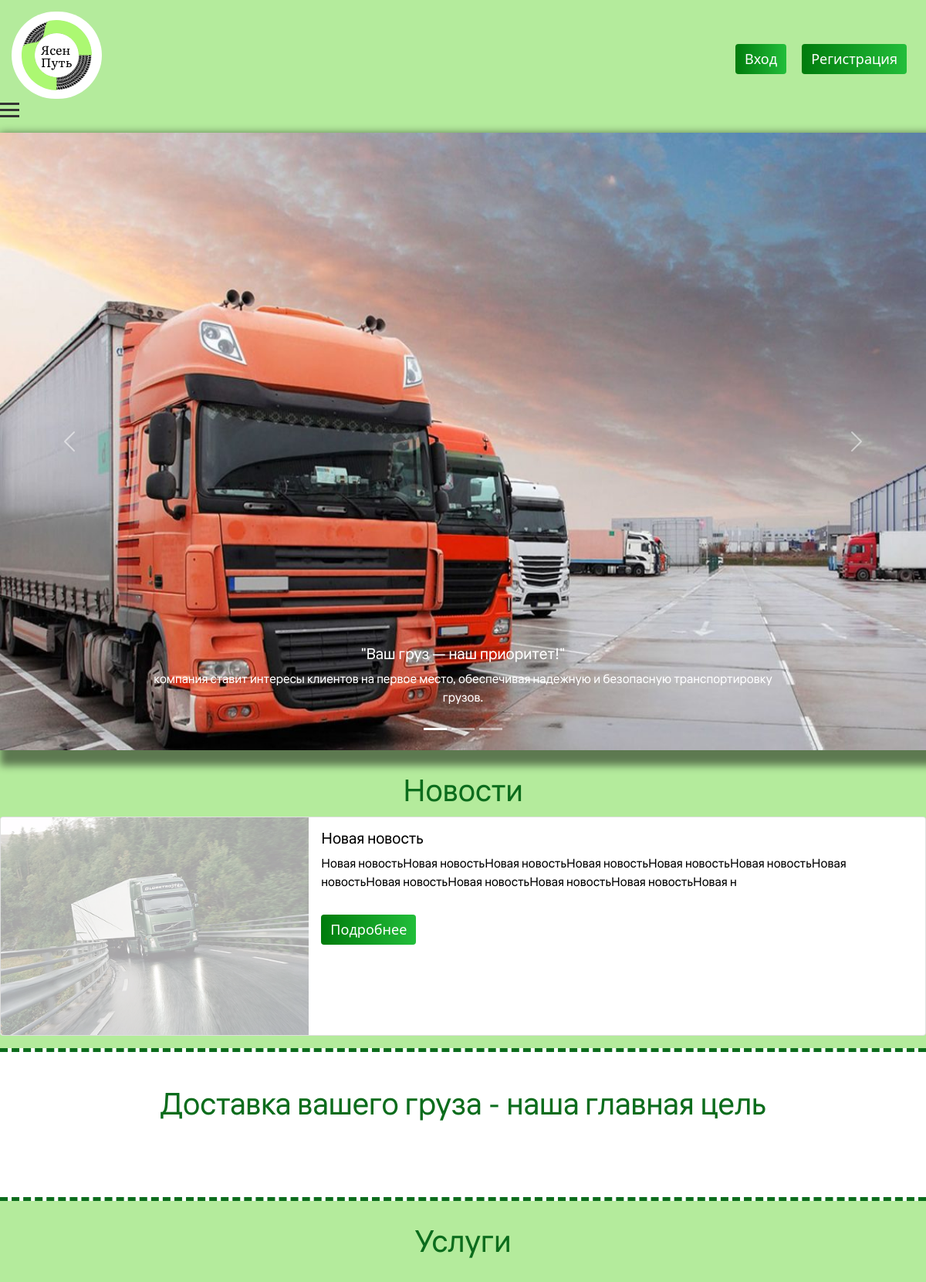
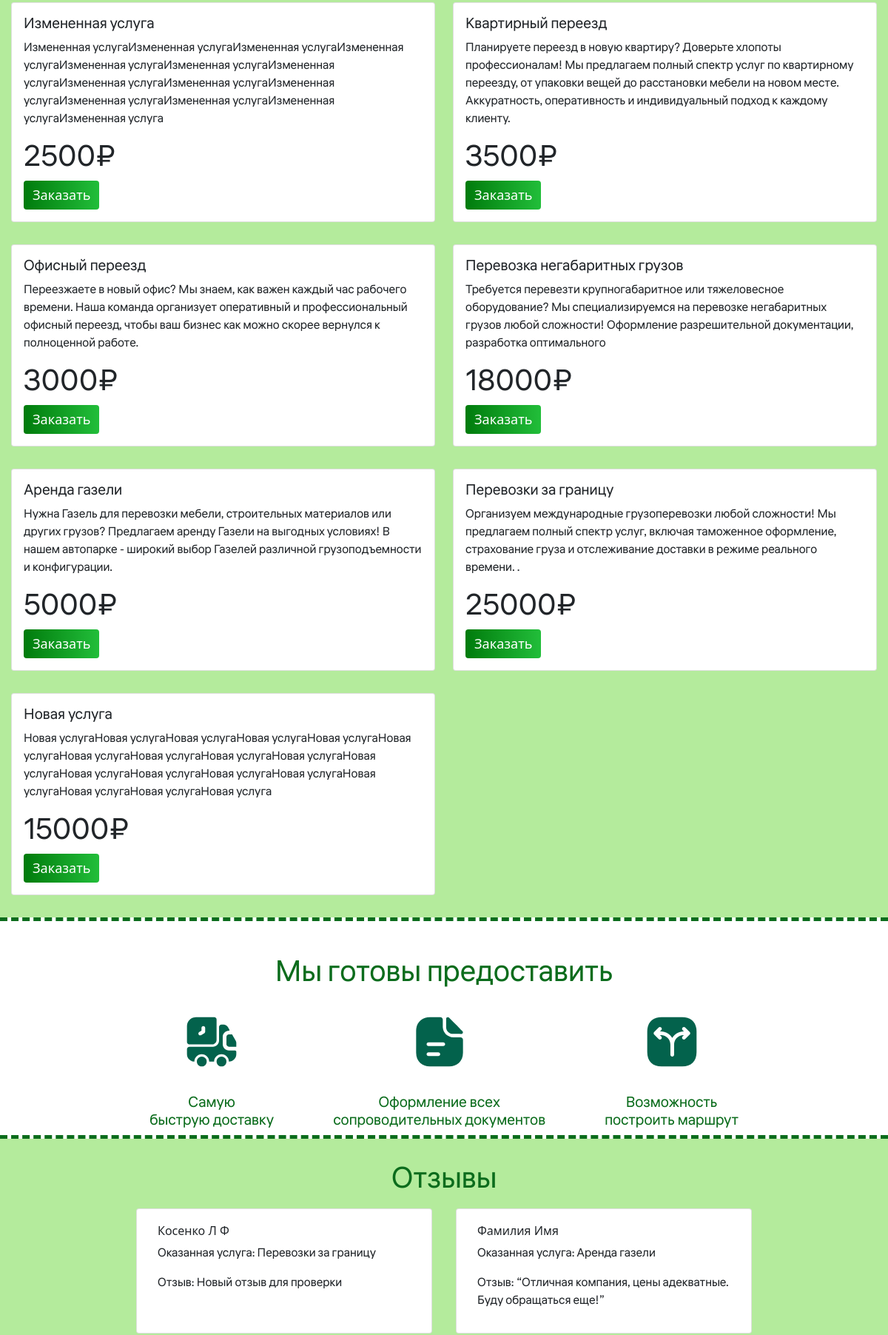
The page / (upper part) on the database its author committed (2 pictures, top to bottom).
### tables this page shows
CREATE TABLE `news` (
  `id_n` int(11) NOT NULL,
  `zag` varchar(150) NOT NULL,
  `podzag` varchar(150) NOT NULL,
  `opis` varchar(1500) NOT NULL,
  `foto` varchar(150) NOT NULL
);

CREATE TABLE `usl` (
  `id_u` int(11) NOT NULL,
  `usl_name` varchar(150) NOT NULL,
  `opis` varchar(500) NOT NULL,
  `cena` varchar(150) NOT NULL
);

CREATE TABLE `otzv` (
  `id_o` int(11) NOT NULL,
  `id_user` int(11) NOT NULL,
  `usl` varchar(150) NOT NULL,
  `text` varchar(500) NOT NULL
);

CREATE TABLE `users` (
  `id` int(11) NOT NULL,
  `fio` varchar(150) NOT NULL,
  `email` varchar(150) NOT NULL,
  `phone` varchar(150) NOT NULL,
  `password` varchar(150) NOT NULL,
  `role` varchar(150) NOT NULL DEFAULT 'user'
);

### index.php (the view, shortened to what this page needs)
<?php include('header.php');?>
<main>
    <section class="main">
      <div id="carouselExampleCaptions" class="carousel slide">
        <div class="carousel-indicators">
          <button type="button" data-bs-target="#carouselExampleCaptions" data-bs-slide-to="0" class="active" aria-current="true" aria-label="Slide 1"></button>
          <button type="button" data-bs-target="#carouselExampleCaptions" data-bs-slide-to="1" aria-label="Slide 2"></button>
          <button type="button" data-bs-target="#carouselExampleCaptions" data-bs-slide-to="2" aria-label="Slide 3"></button>
        </div>
        <div class="carousel-inner">
          <div class="carousel-item active">
            <img src="img/main.jpg" class="d-block w-100 imgs" alt="..." >
            <div class="carousel-caption d-none d-md-block">
              <h5>"Ваш груз — наш приоритет!"</h5>
              <p>компания ставит интересы клиентов на первое место, обеспечивая надежную и безопасную транспортировку грузов.</p>
            </div>
          </div>
        </div>
        <button class="carousel-control-prev" type="button" data-bs-target="#carouselExampleCaptions" data-bs-slide="prev">
          <span class="carousel-control-prev-icon" aria-hidden="true"></span>
        </button>
        <button class="carousel-control-next" type="button" data-bs-target="#carouselExampleCaptions" data-bs-slide="next">
          <span class="carousel-control-next-icon" aria-hidden="true"></span>
        </button>
      </div>
    </section>
    <section class="margin-top main">
      <h1 class="color d-flex centr margin-top">Новости</h1>
      <?php $sql = "SELECT * FROM news
      ORDER BY id_n DESC
      LIMIT 1";
      $result = $link->query($sql);
      while ($row = $result->fetch_assoc()): ?>
        <a href="news.php">
          <div class="card mb-3" style="max-width: 1500px;">
            <div class="row g-0">
              <div class="col-md-4">
                <img src="<?php echo $row['foto'];?>" class="img-fluid rounded-start" alt="...">
              </div>
              <div class="col-md-8">
              <div class="card-body">
                <h5 class="card-title black"><?php echo $row['zag'];?></h5>
                <p class="card-text black"><?php echo $row['podzag'];?></p>
                <form class="d-flex margin-top" role="search" action="news.php">
                  <button class="btn btn-outline-success margin_r" type="submit">Подробнее</button>
                </form>
                  </div>
                </div>
              </div>
            </div>
        </a>
      <?php endwhile; ?>
    </section>
    <section class="sec">
      <h1 class="color d-flex centr margin-top main">Доставка вашего груза - наша главная цель</h1>
      <div class="road">
      </div>
    </section>
    <section class="main">
      <h1 class="color d-flex centr margin-top main">Услуги</h1>
      <div class="container">
        <div class="row">
            <?php
            $sql = "SELECT * FROM usl";
            $result = $link->query($sql);
            while ($row = $result->fetch_assoc()):
              ?>
                <div class="col-md-6 margin-top">
                    <div class="card">
                        <div class="card-body">
                            <h5 class="card-title"><?php echo $row['usl_name'];?></h5>
                            <p class="card-text"><?php echo $row['opis'];?></p>
                            <h1><?php echo $row['cena'];?>₽</h1>
                            <form class="d-flex" role="search" method="post" action="zakaz.php?id=<?php echo $row['id_u'];?>">
                                <button class="btn btn-outline-success margin_r" type="submit">Заказать</button>
                            </form>
                        </div>
                    </div>
                </div>
            <?php endwhile; ?>
        </div>
      </div>
    </section>
    <section class="sec2">
      <h1 class="color d-flex centr margin-top main ">Мы готовы предоставить</h1>
      <div class="d-flex centr margin-top otstup">
        <div class="ta-centr">
          <img src="img/truck-time.svg" alt="" class="size">
          <h5 class="color d-flex margin-top ">Самую <br> быструю доставку</h5>
        </div>
        <div class="ta-centr">
          <img src="img/document-text.svg" alt="" class="size">
          <h5 class="color d-flex margin-top ">Оформление всех <br>сопроводительных документов</h5>
        </div>
        <div class="ta-centr">
          <img src="img/arrow-square.svg" alt="" class="size">
          <h5 class="color d-flex margin-top ">Возможность <br> построить маршрут</h5>
        </div>
      </div>
    </section>
    <section class="margin-top">
      <h1 class="color d-flex centr margin-top main">Отзывы</h1>
      <div class="container">
        <div class="row try">
          <?php
            $sql = "SELECT * FROM otzv
            INNER JOIN users ON otzv.id_user=users.id
            INNER JOIN usl ON usl.id_u=otzv.usl
            ORDER BY otzv.id_o DESC
            LIMIT 3";
            $result = $link->query($sql);
            while ($row = $result->fetch_assoc()): ?>
              <div class="card dr" style="width: 25rem;">
                <div class="card-body">
                  <h6 class="card-subtitle mb-2 text-body-secondary"><?php echo $row['fio'];?></h6>
                  <p class="card-text">Оказанная услуга: <?php echo $row['usl_name'];?></p>
                  <p>Отзыв: <?php echo $row['text'];?></p>
                </div>
              </div>
            <?php endwhile; ?>
        </div>
      </div>
     </section>
</main>
<?php include('footer.php');?>

### css/style.css (style rules this page uses)
* { margin: 0; padding: 0; }
.main { width: 100%; max-width: 1550px; margin: 0 auto; }
body { background-color: #b4eb9c; ; }
.black { color: black; }
a { text-decoration: none; }
.margin_r { margin-right: 10px; }
.btn { font-size: large; background: linear-gradient(to right, rgb(0, 123, 12), rgb(34, 190, 58)); color: white; border: none; }
.imgs { height: 50em; }
.carousel { box-shadow: 10px 10px 10px 10px rgba(0, 0, 0, 0.485); }
.margin-top { margin-top: 30px; }
.centr { justify-content: center; }
.ta-centr { text-align: center; }
.try { display: flex; justify-content: center; flex-wrap: wrap; }
.dr { margin: 1rem; width: 18rem; }
.container { margin: 0 auto; width: 100%; max-width: 1300px; padding: 0 15px; }
h1 { font-family: "main_text"; }
h5 { font-family: "main_text"; }
p { font-family: "main_text"; }
html, body { height: 100%; }
.road { width: 100%; height: 100px; background-color: #ffffff; border-bottom: 5px dashed #0b6c1c; position: relative; overflow: hidden; }
.sec { border-top: 5px dashed #0b6c1c; background-color: white; padding-top: 15px; }
.color { color: #0b6c1c; }
.sec2 { margin-top: 30px; border-top: 5px dashed #0b6c1c; border-bottom: 5px dashed #0b6c1c; background-color: white; padding-top: 15px; }
.otstup { gap: 80px; }
.size { width: 10vh; }

### rows shown on the page
news: foto (picture), zag "Новая новость", podzag "Новая новостьНовая новостьНовая новостьНовая новостьНовая новостьНовая новостьНовая новостьНовая новостьНовая новостьНовая новостьНовая новостьНовая н"
usl: usl_name "Измененная услуга", opis "Измененная услугаИзмененная услугаИзмененная услугаИзмененная услугаИзмененная услугаИзмененная услугаИзмененная услугаИзмененная услугаИзмененная услугаИзмененная услугаИзмененная услугаИзмененная услугаИзмененная услугаИзмененная услуга", cena "2500"
usl: usl_name "Квартирный переезд", opis "Планируете переезд в новую квартиру? Доверьте хлопоты профессионалам! Мы предлагаем полный спектр услуг по квартирному переезду, от упаковки вещей до расстановки мебели на новом месте. Аккуратность, оперативность и индивидуальный подход к каждому клиенту.", cena "3500"
usl: usl_name "Офисный переезд", opis "Переезжаете в новый офис? Мы знаем, как важен каждый час рабочего времени. Наша команда организует оперативный и профессиональный офисный переезд, чтобы ваш бизнес как можно скорее вернулся к полноценной работе.", cena "3000"
usl: usl_name "Перевозка негабаритных грузов", opis "Требуется перевезти крупногабаритное или тяжеловесное оборудование? Мы специализируемся на перевозке негабаритных грузов любой сложности! Оформление разрешительной документации, разработка оптимального", cena "18000"
usl: usl_name "Аренда газели", opis "Нужна Газель для перевозки мебели, строительных материалов или других грузов? Предлагаем аренду Газели на выгодных условиях! В нашем автопарке - широкий выбор Газелей различной грузоподъемности и конфигурации.", cena "5000"
usl: usl_name "Перевозки за границу", opis "Организуем международные грузоперевозки любой сложности! Мы предлагаем полный спектр услуг, включая таможенное оформление, страхование груза и отслеживание доставки в режиме реального времени. .", cena "25000"
usl: usl_name "Новая услуга", opis "Новая услугаНовая услугаНовая услугаНовая услугаНовая услугаНовая услугаНовая услугаНовая услугаНовая услугаНовая услугаНовая услугаНовая услугаНовая услугаНовая услугаНовая услугаНовая услугаНовая услугаНовая услугаНовая услуга", cena "15000"
otzv: id_user.fio "Косенко Л Ф", usl.usl_name "Перевозки за границу", text "Новый отзыв для проверки"
otzv: id_user.fio "Фамилия Имя", usl.usl_name "Аренда газели", text "“Отличная компания, цены адекватные. Буду обращаться еще!”"
